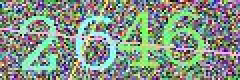
#> input picture Resources/in/2646.jpeg, 120 x 40 px (shown 2 times larger)
$ python captcha_solver.py
#> lines starting #> are read from the running program, lines starting #| are printed output that depends on the picture
### Services/image_processor.py
#!python3

# The bulk of the work: here the image is processed by increasing its contrast and applying scipy's uniform filter, and saves the image.

from dataclasses import dataclass

from Logger import get_logger
from numpy import asarray, mean, ndarray
from PIL import Image, ImageOps
from scipy import ndimage

log = get_logger(__name__)


@dataclass
class Image_Processor:
    out_img: str
    avg_deviation: int
    u_filter: int

    def read_captcha(self, captcha_img: str) -> Image:
#> called with captcha_img = 'Resources/in/2646.jpeg'
        log.info(f"Opening image: {captcha_img}")
        try:
            return Image.open(captcha_img)
#> returned value is the input picture: PIL image 120x40 RGB; mean R, G, B 131.6, 147.2, 133.5
        except Exception as e:
            log.error(f"Error opening image: {e}")
            raise SystemExit

    def convert_img_to_monochrome(self, captcha_img: Image) -> Image:
        log.info(f"Converting image to greyscale.")
        try:
            return ImageOps.grayscale(captcha_img)
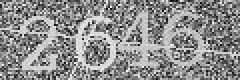
#> returned value: PIL image 120x40 L (shown 2 times larger); min 6, max 253, mean 141
        except Exception as e:
            log.error(f"Error converting image to grayscale: {e}")
            raise SystemExit

    def convert_img_to_array(self, input_img: Image) -> ndarray:
        log.info("Converting image to ndarray.")
        try:
            input_img.verify()
            return asarray(input_img)
        except Exception as e:
            log.error(f"Error converting image to ndarray: {e}")
            raise SystemExit

    def increase_constrast(self, in_file: ndarray) -> ndarray:
        log.info("Increasing contrast.")
        assert type(in_file) == ndarray
        try:
            avg = mean(in_file, axis=(0, 1))
#> avg = 141
        except Exception as e:
            log.error(
                f"Failed to get mean. The ndarray dimensions might be wrong, or the object is not of type ndarray: {e}"
            )
            raise SystemExit
        log.info("Changing pixel values.")
        for i, row in enumerate(in_file):
            for pixel, value in enumerate(row):
                # If pixel value is higher than the average of the image,
                # it is changed to white, otherwise to black.
                if value <= avg + self.avg_deviation:
                    in_file[i][pixel] = 0
                else:
                    in_file[i][pixel] = 255
#> this loop made 1 pass
        return in_file

    # [30 lines left out: functions neighbour_comparison, invert_colours, save_image, not called in this run]

### Logger/__init__.py
#!python3

# Returns a logger that contains the invoking class name. Also sets the log level and format.

import logging


def get_logger(name: str) -> logging:
    logger = logging.getLogger(name)
    logger.setLevel(logging.WARN)
    logging.basicConfig(
        format="[%(levelname)s] - %(asctime)s - %(name)s - %(message)s",
        datefmt="%m/%d/%Y %I:%M:%S %p",
    )
    return logger

### captcha_solver.py
#!python3

# Entry point to captcha solver. Takes filename and returns extracted text as str.

from os import path

from PIL import Image

import Logger
from Services.image_processor import Image_Processor
from Services.text_extraction import Text_Extraction

##################### TWEEK THis #####################
file_name = "2646.jpeg"
#
# OPTIONAL CHANGES - LEAVE AS IS FOR STANDARD PROCESSING
avg_deviation = 20
u_filter = 4
captcha_text_length = 4
#######################################################

captcha_img_file = path.join("Resources", "in", file_name)
out_img = path.join("Resources", "out", path.basename(captcha_img_file))

log = Logger.get_logger(__name__)


def main(captcha_img: str, out_img: str) -> str:

    global avg_deviation
    global u_filter

    text = ""
    best_match = ""
    max_tries = avg_deviation

    while len(text) != captcha_text_length and max_tries > 0:

        print(f"Attempts remaining #{max_tries}", end="\t")

        try:
            image_processor = Image_Processor(out_img, avg_deviation, u_filter)
            text_extractor = Text_Extraction(image_processor)

            in_file = image_processor.convert_img_to_array(
                image_processor.convert_img_to_monochrome(
                    image_processor.read_captcha(captcha_img)
                )
            )

            out_file = Image.fromarray(image_processor.increase_constrast(in_file))
            in_file = image_processor.neighbour_comparison(in_file)
            in_file = image_processor.neighbour_comparison(in_file)
            out_file = Image.fromarray(image_processor.increase_constrast(in_file))

            out_file = image_processor.invert_colours(out_file)

            image_processor.save_image(out_file)

            text = text_extractor.extract_text(out_img).split("\n")[0]
            print(f"Extracted text: {text}\n")

            if len(text) == captcha_text_length:
                return text
            else:
                max_tries -= 1
                avg_deviation += 1
                if len(text) > len(best_match) and len(text) < (
                    captcha_text_length + 1
                ):
                    best_match = text
                else:
                    continue

        except Exception as e:
            log.error(e)
            SystemExit()
            break

    print(f"Best match: {best_match}\n")
    return best_match


if __name__ == "__main__":
    main(captcha_img_file, out_img)
